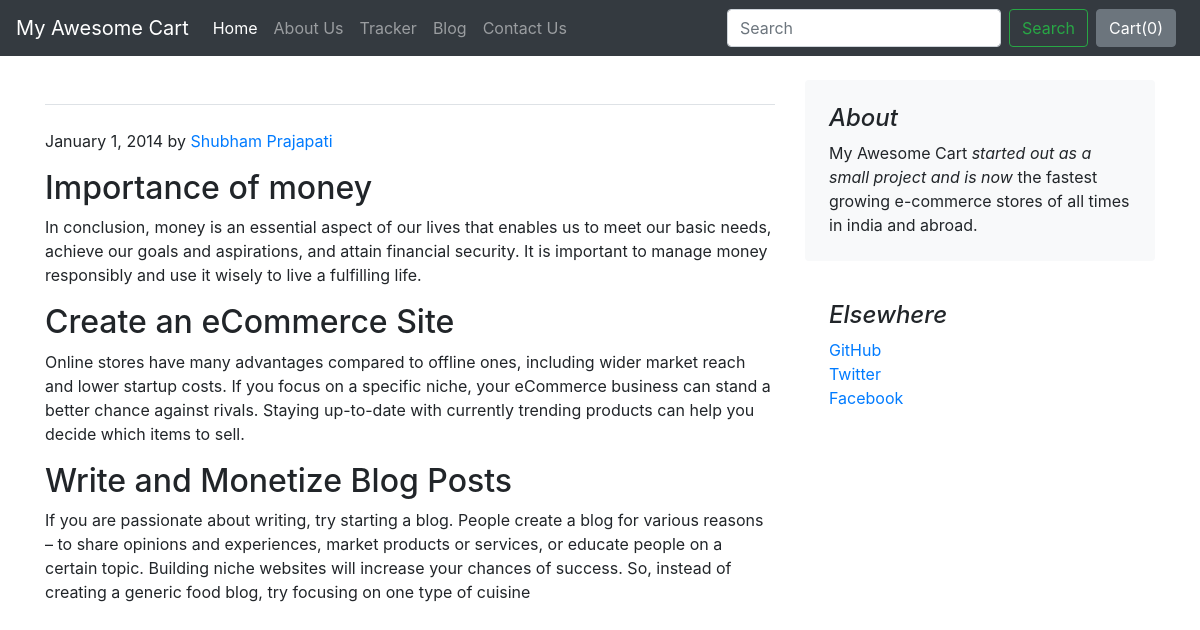
The page /blog/blogpost/1 on the database its author committed.
### blog/models.py (models this page shows)
class Blogpost(models.Model):
    post_id = models.AutoField(primary_key=True)
    title = models.CharField(max_length=50)
    head0 = models.CharField(max_length=500, default="")
    chead0 = models.CharField(max_length=5000, default="")
    head1 = models.CharField(max_length=500, default="")
    chead1 = models.CharField(max_length=5000, default="")
    head2 = models.CharField(max_length=500, default="")
    chead2 = models.CharField(max_length=5000, default="")
    pub_date = models.DateField()
    thumbnail = models.ImageField(upload_to='shop/images', default="")
    def __str__(self):
        return self.title

### blog/views.py (the view)
# urls.py: path("blogpost/<int:id>", views.blogpost, name="blogHome")
def blogpost(request, id):
    post = Blogpost.objects.filter(post_id = id)[0]
    print(post)
    return render(request, 'blog/blogpost.html',{'post':post})

### blog/templates/blog/blogpost.html (shortened to what this page needs)
{% extends 'blog/basic.html' %}
{% block body %}
<div class="container">
    <div class="row mt-4">
        <div class="col-md-8 blog-main">
            <h3 class="pb-4 mb-4 font-italic border-bottom">
            </h3>
            <div class="blog-post">
                <p class="blog-post-meta">January 1, 2014 by <a href="#">Shubham Prajapati</a></p>
                <h2>{{post.head0}}</h2>
                <p>{{post.chead0}}</p>
                <h2>{{post.head1}}</h2>
                <p>{{post.chead1}}</p>
                <h2>{{post.head2}}</h2>
                <p>{{post.chead2}}</p>
            </div>
        </div>
        <aside class="col-md-4 blog-sidebar">
            <div class="p-4 mb-3 bg-light rounded">
                <h4 class="font-italic">About</h4>
                <p class="mb-0">My Awesome Cart <em>started out as a small project and is now</em> the fastest growing e-commerce stores of all times in india and abroad.</p>
            </div>
            <div class="p-4">
                <h4 class="font-italic">Elsewhere</h4>
                <ol class="list-unstyled">
                    <li><a href="#">GitHub</a></li>
                    <li><a href="#">Twitter</a></li>
                    <li><a href="#">Facebook</a></li>
                </ol>
            </div>
        </aside>
    </div>
</div>
{% endblock %}

### blog/templates/blog/basic.html (shortened to what this page needs)
<!doctype html>
<html lang="en">
  <head>
    <link rel="stylesheet" href="https://stackpath.bootstrapcdn.com/bootstrap/4.2.1/css/bootstrap.min.css">
  </head>
  <body>
    <nav class="navbar navbar-expand-lg navbar-dark bg-dark">
  <a class="navbar-brand" href="/shop">My Awesome Cart</a>
  <div class="collapse navbar-collapse" id="navbarSupportedContent">
    <ul class="navbar-nav mr-auto">
      <li class="nav-item active">
        <a class="nav-link" href="/shop">Home <span class="sr-only">(current)</span></a>
      </li>
      <li class="nav-item">
        <a class="nav-link" href="/shop/about">About Us</a>
      </li>
      <li class="nav-item">
        <a class="nav-link" href="/shop/tracker">Tracker</a>
      </li>
      <li class="nav-item">
        <a class="nav-link" href="/blog">Blog</a>
      </li>
      <li class="nav-item">
        <a class="nav-link" href="/shop/contact">Contact Us</a>
      </li>
    </ul>
    <form class="form-inline my-2 my-lg-0">
      <input class="form-control mr-sm-2" type="search" placeholder="Search" aria-label="Search">
      <button class="btn btn-outline-success my-2 my-sm-0" type="submit">Search</button>
    </form>
    <button type="button" class="btn btn-secondary mx-2" id="popcart" data-container="body" data-toggle="popover" data-placement="bottom" data-html="true" data-content="Vivamus
sagittis lacus vel augue laoreet rutrum faucibus.">
  Cart(<span id="cart">0</span>)
</button>
  </div>
</nav>
  {% block body %} {% endblock %}
  </body>
</html>

### rows shown on the page
Blogpost: head0 "Importance of money", chead0 "In conclusion, money is an essential aspect of our lives that enables us to meet our basic needs, achieve our goals and aspirations, and attain financial security. It is important to manage money responsibly and use it wisely to live a fulfilling life.", head1 "Create an eCommerce Site", chead1 "Online stores have many advantages compared to offline ones, including wider market reach and lower startup costs. If you focus on a specific niche, your eCommerce business can stand a better chance against rivals. Staying up-to-date with currently trending products can help you decide which items to sell.", head2 "Write and Monetize Blog Posts", chead2 "If you are passionate about writing, try starting a blog. People create a blog for various reasons – to share opinions and experiences, market products or services, or educate people on a certain topic. Building niche websites will increase your chances of success. So, instead of creating a generic food blog, try focusing on one type of cuisine"
